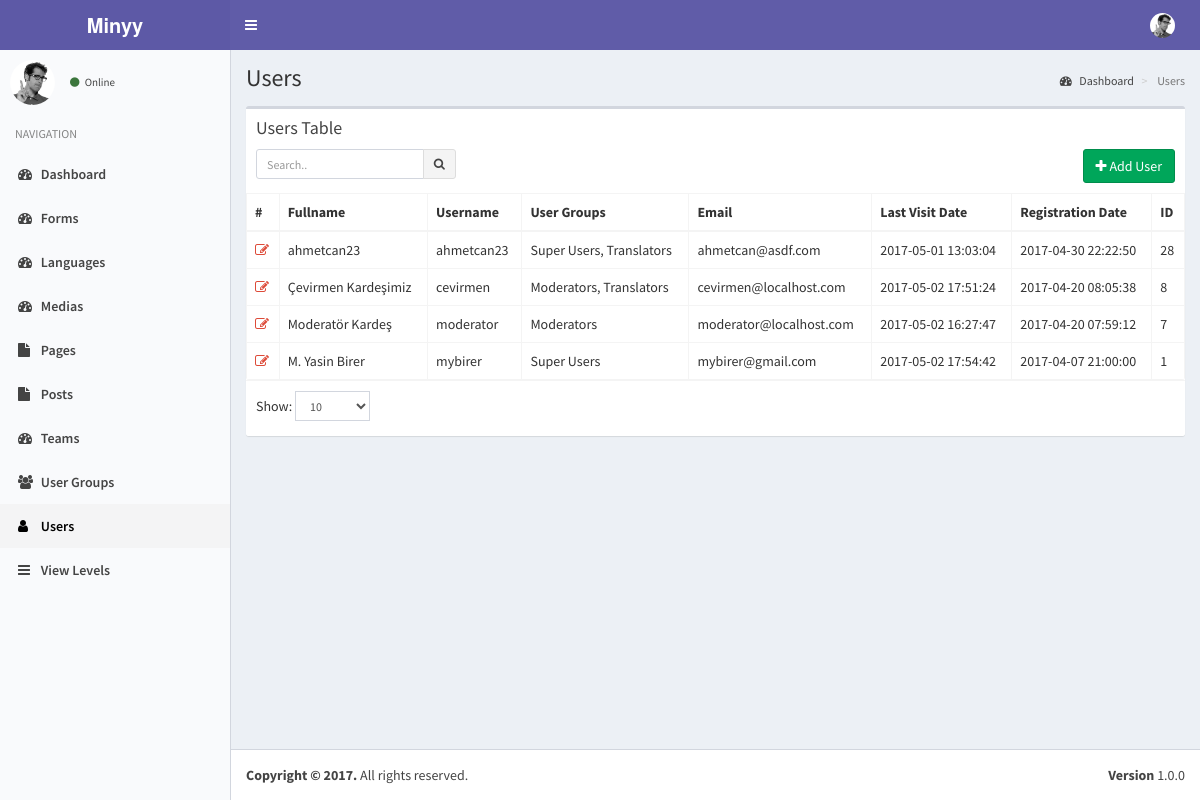
Page /index.php?controller=module&action=users (signed in) on the committed database.
### tables this page shows
CREATE TABLE `users` (
  `pk_user_id` int(11) NOT NULL,
  `username` varchar(50) NOT NULL,
  `password` varchar(50) NOT NULL,
  `email` varchar(75) NOT NULL,
  `last_visit` timestamp NOT NULL DEFAULT CURRENT_TIMESTAMP ON UPDATE CURRENT_TIMESTAMP,
  `fullname` varchar(50) DEFAULT NULL,
  `registration_date` timestamp NULL DEFAULT NULL
);

### helpers/view_helper.php (called while the page is built, shortened)
<?php
class ViewHelper
{
    public static function getView($viewFolder,$viewFile){
        Functions::requireFile('views/'.$viewFolder,$viewFile.'.php');
    }
}
?>

### controllers/users_controller.php (called while the page is built, shortened)
<?php
class UsersController implements ModuleInterface
{
    public static function getList($params=array()) {
        $search_term=isset($_GET['search_term']) ? Functions::clearString($_GET['search_term']) : "";
        $order_by=isset($_GET['order_by']) && !empty($_GET['order_by']) ? strtolower(Functions::clearString($_GET['order_by'])) : "id";
        $order_dir=isset($_GET['order_dir']) && !empty($_GET['order_dir']) ? strtolower(Functions::clearString($_GET['order_dir'])) : "desc";
        $limit=isset($_GET['limit']) && !empty($_GET['limit']) ? (int) Functions::clearString($_GET['limit']) : 20;
        $page=isset($_GET['page']) && !empty($_GET['page']) ? (int) Functions::clearString($_GET['page']) : 1;
        $offset=($page-1)*$limit;
        $params=[
            "search_term"=>$search_term,
            "order_by"=>$order_by,
            "order_dir"=>$order_dir,
            "limit"=>$limit,
            "offset"=>$offset
        ];
        $objList = Users::getObjList($params);
        $gparams=[
            "search_term"=>"",
            "order_by"=>"name",
            "order_dir"=>"asc",
            "limit"=>"1000",
            "offset"=>"0"
        ];
        $groupList= UserGroups::getObjList($gparams);
        ViewHelper::getView('users','users');
    }
}
?>

### index.php (called while the page is built, shortened)
<?php
require_once('helpers/view_helper.php');
require_once('helpers/functions_helper.php');
require_once('helpers/translate_helper.php');
require_once('models/users_model.php');
require_once('models/user_groups_model.php');
require_once('models/view_levels_model.php');
require_once('routes.php');

### models/users_model.php (called while the page is built, shortened)
<?php
class Users implements DatabaseObject {
    public $groups;
    public function __construct($pk_user_id,$username,$password,$email,$last_visit,$fullname,$registration_date){
        $this->groups=$this->getUserGroups($pk_user_id);
        $this->modules=$this->getUserModules($pk_user_id);
    }
    public static function getObjList($params){
        $list = [];
        $order_dirs=array("desc","asc");
        $key=array_search($params["order_dir"],$order_dirs);
        $order_dir=$order_dirs[($key) ? $key : 0];
        $order_columns=array("pk_user_id", "username", "email", "last_visit", "fullname", "registration_date");
        $key=array_search($params["order_by"],$order_columns);
        $order_by=$order_columns[($key) ? $key : 0];
        $limit=$params["limit"] ? $params["limit"] : "20";
        $offset=$params["offset"] ? $params["offset"] : "0";
        $query="SELECT * FROM users";
        $query.=" ORDER BY $order_by $order_dir LIMIT :offset , :limit";
        $db = Db::getInstance();
        $req = $db->prepare($query);
        $req->bindValue(':limit', intval($limit), PDO::PARAM_INT);
        $req->bindValue(':offset', intval($offset), PDO::PARAM_INT);
        $req->execute();
        foreach($req->fetchAll() as $obj) {
            $list[] = new Users( $obj['pk_user_id'],
                                $obj['username'],
                                $obj['password'],
                                $obj['email'],
                                $obj['last_visit'],
                                $obj['fullname'],
                                $obj['registration_date']);
        }
        return $list;
    }
    public static function getObj($id){
        try{
            $db = Db::getInstance();
            $id = intval($id);
            $req = $db->prepare('SELECT * FROM users WHERE pk_user_id = :pk_user_id');
            $req->execute(array('pk_user_id' => $id));
            $obj = $req->fetch();
            if($obj){
                return new Users( $obj['pk_user_id'],
                                    $obj['username'],
                                    $obj['password'],
                                    $obj['email'],
                                    $obj['last_visit'],
                                    $obj['fullname'],
                                    $obj['registration_date']);
            }
            else{
                return [];
            }
        }
        catch (PDOException $e){
            return $e->getMessage();
        }
    }
    public function getUserGroups($id){
        try{
            $db = Db::getInstance();
            $id = intval($id);
            $req = $db->prepare('SELECT * FROM user_usergroup_map WHERE pk_user_id = :pk_user_id');
            $req->execute(array('pk_user_id' => $id));
            $list=[];
            foreach($req->fetchAll() as $obj) {
                $list[]= $obj['pk_group_id'];
            }
            return $list;
        }
        catch (PDOException $e){
            return $e->getMessage();
        }
    }
    public function getUserModules($id){
        $modules=[];
        $params=[
            "search_term"=>"",
            "order_by"=>"name",
            "order_dir"=>"asc",
            "limit"=>"1000",
            "offset"=>"0"
        ];
        $viewLevels=ViewLevels::getObjList($params);
        foreach($viewLevels as $viewObj){
            $voGroups=json_decode($viewObj->groups);
            $voModules=json_decode($viewObj->modules);
            foreach($this->groups as $uoGroup){
                if(in_array($uoGroup,$voGroups)){
                    $modules=array_merge($modules,$voModules);
                }
            }
        }
        $modules=array_merge(array_unique($modules));
        asort($modules);
        global $controllers;
        foreach($modules as $kmodule=>$vmodule){
            $modules[$kmodule]=$controllers['module'][$vmodule];
        }
        return $modules;
    }
}

### models/view_levels_model.php (called while the page is built, shortened)
<?php
class ViewLevels implements DatabaseObject {
    public function __construct($pk_view_level_id,$title,$groups,$modules){
        $this->groups=$groups;
        $this->modules=$modules;
    }
    public static function getObjList($params){
        $list = [];
        $order_dirs=array("desc","asc");
        $key=array_search($params["order_dir"],$order_dirs);
        $order_dir=$order_dirs[($key) ? $key : 0];
        $order_columns=array("pk_view_level_id", "title");
        $key=array_search($params["order_by"],$order_columns);
        $order_by=$order_columns[($key) ? $key : 0];
        $limit=$params["limit"] ? $params["limit"] : "20";
        $offset=$params["offset"] ? $params["offset"] : "0";
        $query="SELECT * FROM view_levels";
        $query.=" ORDER BY $order_by $order_dir LIMIT :offset , :limit";
        $db = Db::getInstance();
        $req = $db->prepare($query);
        $req->bindValue(':limit', intval($limit), PDO::PARAM_INT);
        $req->bindValue(':offset', intval($offset), PDO::PARAM_INT);
        $req->execute();
        foreach($req->fetchAll() as $obj) {
            $list[] = new ViewLevels( $obj['pk_view_level_id'],
                                $obj['title'],
                                $obj['groups'],
                                $obj['modules']);
        }
        return $list;
    }
}

### models/user_groups_model.php (called while the page is built, shortened)
<?php
class UserGroups implements DatabaseObject {
    public function __construct($pk_group_id,$name){
        $this->name=$name;
    }
    public static function getObjList($params){
        $list = [];
        $order_dirs=array("desc","asc");
        $key=array_search($params["order_dir"],$order_dirs);
        $order_dir=$order_dirs[($key) ? $key : 0];
        $order_columns=array("pk_group_id", "name");
        $key=array_search($params["order_by"],$order_columns);
        $order_by=$order_columns[($key) ? $key : 0];
        $limit=$params["limit"] ? $params["limit"] : "20";
        $offset=$params["offset"] ? $params["offset"] : "0";
        $query="SELECT * FROM user_groups";
        $query.=" ORDER BY $order_by $order_dir LIMIT :offset , :limit";
        $db = Db::getInstance();
        $req = $db->prepare($query);
        $req->bindValue(':limit', intval($limit), PDO::PARAM_INT);
        $req->bindValue(':offset', intval($offset), PDO::PARAM_INT);
        $req->execute();
        foreach($req->fetchAll() as $obj) {
            $list[] = new UserGroups( $obj['pk_group_id'],
                                $obj['name']);
        }
        return $list;
    }
}

### views/users/users.php (the view, shortened to what this page needs)
<?php
    global $objList;
    global $params;
    global $groupList;
?>
<section class="content-header">
    <h1>
    </h1>
    <ol class="breadcrumb">
    <li><a href="index.php"><i class="fa fa-dashboard"></i> <?php T::__("Dashboard"); ?></a></li>
    <li class="active"> <?php T::__("Users"); ?></li>
    </ol>
</section>
<section class="content">
    <div class="row">
    <div class="col-xs-12">
        <div class="box">
        <div class="box-header">
            <h3 class="box-title"><?php T::__("Users Table"); ?></h3>
            <div class="box-toolbox">
            <form id="search-form">
            <div class="input-group input-group-sm pull-left search-form">
                <input type="text" name="table_search" class="form-control pull-right" placeholder="<?php T::__("Search.."); ?>" <?php echo !empty(Functions::getUrlVariableValue("search_term")) ? "value='".htmlspecialchars(urldecode(Functions::getUrlVariableValue("search_term")))."'" : ""; ?> />
                <div class="input-group-btn">
                <button type="submit" class="btn btn-default"><i class="fa fa-search"></i></button>
                </div>
            </div>
            </form>
            <button type="button" data-toggle="openModal" data-target="#addUserModal" class="btn btn-success pull-right">
                <i class="fa fa-plus"></i> <?php T::__("Add User"); ?>
            </button>
            </div>
        </div>
        <div class="box-body table-responsive no-padding">
            <table class="table table-hover table-bordered">
            <thead>
                <tr>
                    <th>#</th>
                    <th><?php T::__("Fullname"); ?></th>
                    <th><?php T::__("Username"); ?></th>
                    <th><?php T::__("User Groups"); ?></th>
                    <th><?php T::__("Email"); ?></th>
                    <th><?php T::__("Last Visit Date"); ?></th>
                    <th><?php T::__("Registration Date"); ?></th>
                    <th><?php T::__("ID"); ?></th>
                </tr>
            </thead>
            <tbody>
            <?php $i=$params['offset']+1; foreach($objList as $user): ?>
            <tr data-id="<?php echo $user->pk_user_id; ?>">
                <td><a data-toggle="tooltip" title="Düzenle" class="text-red" href="index.php?controller=module&action=users&do=edit&id=<?php echo $user->pk_user_id; ?>"><i class="fa fa-edit"></i></a></td>
                <td class="has-link"><?php echo $user->fullname; ?></td>
                <td class="has-link"><?php echo $user->username; ?></td>
                <td class="has-link">
                    <?php
                        $grpstr=[];
                        foreach($groupList as $groupObj){
                            if(in_array($groupObj->pk_group_id,$user->groups)){
                                $grpstr[]=$groupObj->name;
                            }
                        }
                        echo implode(", ",$grpstr);
                    ?>
                </td>
                <td class="has-link"><?php echo $user->email; ?></td>
                <td class="has-link"><?php echo $user->last_visit; ?></td>
                <td class="has-link"><?php echo $user->registration_date; ?></td>
                <td class="has-link"><?php echo $user->pk_user_id; ?></td>
            </tr>
            <?php endforeach; ?>
            </tbody></table>
        </div>
        <div class="box-footer clearfix">
            <div class="table-length dataTables_length pull-left">
                <label><?php T::__("Show:"); ?>
                    <select name="limit" class="form-control input-sm">
                    <option value="10" <?php echo Functions::getUrlVariableValue("limit")=="10" ? "selected" : ""; ?>>10</option>
                    </select>
                </label>
            </div>
        </div>
        </div>
    </div>
    </div>
</section>

### rows in the picture
users: fullname "ahmetcan23", username "ahmetcan23", grpstr "Super Users, Translators", email "ahmetcan@asdf.com", last_visit "2017-05-01 13:03:04", registration_date "2017-04-30 22:22:50", pk_user_id "28"
users: fullname "Çevirmen Kardeşimiz", username "cevirmen", grpstr "Moderators, Translators", email "cevirmen@localhost.com", last_visit "2017-05-02 17:51:24", registration_date "2017-04-20 08:05:38", pk_user_id "8"
users: fullname "Moderatör Kardeş", username "moderator", grpstr "Moderators", email "moderator@localhost.com", last_visit "2017-05-02 16:27:47", registration_date "2017-04-20 07:59:12", pk_user_id "7"
users: fullname "M. Yasin Birer", username "mybirer", grpstr "Super Users", email "mybirer@gmail.com", last_visit "2017-05-02 17:54:42", registration_date "2017-04-07 21:00:00", pk_user_id "1"

### other values in the picture
$text "Online NAVIGATION Users Dashboard Users Users Table Add User Fullname Username User Groups Email Last Visit Date Registration Date ID Show:"
$moduleProps["name"] "Dashboard"
$moduleProps["name"] "Forms"
$moduleProps["name"] "Languages"
$moduleProps["name"] "Medias"
$moduleProps["name"] "Pages"
$moduleProps["name"] "Posts"
$moduleProps["name"] "Teams"
$moduleProps["name"] "User Groups"
$moduleProps["name"] "Users"
$moduleProps["name"] "View Levels"
